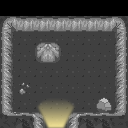

This game map was drawn from its Tiled (.tmx) file and the tilesets committed beside it. A one-line description and the trimmed map source follow:
An orthogonal 8x8 tile map with 16x16 px tiles, 6 tile layers (ground0, ground1, walls1, objects1, ...), 2 tilesets and 10 objects (2x startField, warpField).

<map version="1.0" orientation="orthogonal" width="8" height="8" tilewidth="16" tileheight="16">
 <properties>
  <property name="musicIndex" value="1" />
  <property name="musicType" value="town" />
 </properties>
 <tileset firstgid="1" name="limbusdev_world" tilewidth="16" tileheight="16">
  <image source="../spritesheets/limbusdev_world.png" width="1024" height="1024" />
 </tileset>
 <tileset firstgid="4097" name="limbusdev_world2" tilewidth="16" tileheight="16">
  <image source="../spritesheets/limbusdev_world2.png" width="1024" height="1024" />
 </tileset>
 <layer name="ground0" width="8" height="8">
  <data>[64 cells, 0 non-empty, 0 distinct tile ids]</data>
 </layer>
 <layer name="ground1" width="8" height="8">
  <data>[64 cells, 56 non-empty, 2 distinct tile ids]</data>
 </layer>
 <layer name="walls1" width="8" height="8">
  <data>[64 cells, 28 non-empty, 13 distinct tile ids]</data>
 </layer>
 <layer name="objects1" width="8" height="8">
  <data>[64 cells, 1 non-empty, 1 distinct tile ids]</data>
 </layer>
 <layer name="lights1" width="8" height="8">
  <data>[64 cells, 6 non-empty, 6 distinct tile ids]</data>
 </layer>
 <layer name="tops1" width="8" height="8">
  <data>[64 cells, 2 non-empty, 2 distinct tile ids]</data>
 </layer>
 <objectgroup name="colliderWalls1" width="8" height="8">
  <object x="0" y="16" width="128" height="16" />
  <object x="32" y="48" width="32" height="16" />
  <object x="0" y="32" width="16" height="96" />
  <object x="112" y="32" width="16" height="96" />
  <object x="16" y="112" width="32" height="16" />
  <object x="64" y="112" width="48" height="16" />
  <object x="96" y="96" width="16" height="16" />
 </objectgroup>
 <objectgroup name="sensors" width="8" height="8">
  <object name="warpField" x="48" y="112" width="16" height="16">
   <properties>
    <property name="targetID" value="1" />
    <property name="targetWarpPointID" value="3" />
   </properties>
  </object>
  <object name="startField" x="64" y="64" width="16" height="16">
   <properties>
    <property name="fieldID" value="1" />
   </properties>
  </object>
  <object name="startField" x="48" y="96" width="16" height="16">
   <properties>
    <property name="fieldID" value="2" />
   </properties>
  </object>
 </objectgroup>
 <objectgroup name="livingEntities" width="8" height="8" visible="0" />
 <objectgroup name="objects" width="8" height="8" visible="0" />
</map>
